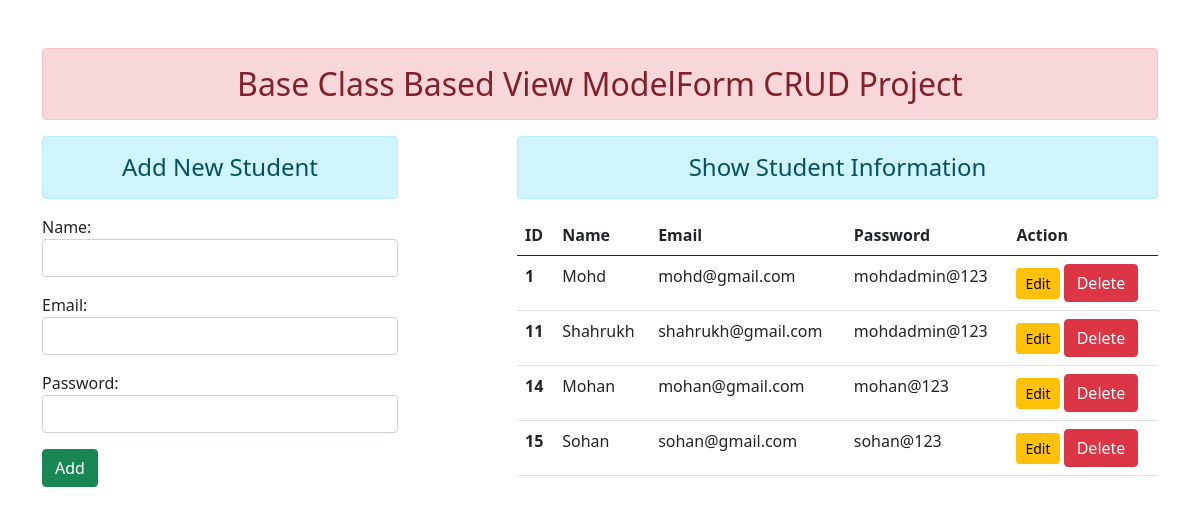
The page / on the database its author committed.
### enroll/models.py (models this page shows)
class User(models.Model):
    name = models.CharField(max_length=100)
    email = models.EmailField(max_length=100)
    password = models.CharField(max_length=100)

### enroll/views.py (the view, shortened to what this page needs)
# urls.py: path('', views.UserAddShowView.as_view(), name="addandshow"),
class UserAddShowView(TemplateView):
    template_name = 'enroll/addandshow.html'
    def get_context_data(self, *args, **kwargs):
        context = super().get_context_data(**kwargs)
        fm = StudentRegistration()
        stud = User.objects.all()
        context = {'stu':stud, 'form':fm}
        return context

### enroll/form.py
class StudentRegistration(forms.ModelForm):
    class Meta:
        model = User
        fields = ['name', 'email', 'password']
        widgets = {
            'name':forms.TextInput(attrs={'class':'form-control'}),
            'email':forms.EmailInput(attrs={'class':'form-control'}),
            'password':forms.PasswordInput(render_value=True, attrs={'class':'form-control'}),
        }

### enroll/templates/enroll/addandshow.html (shortened to what this page needs)
{% extends 'enroll/base.html' %}
{% block content %}
<div class="row">
    <div class="col-sm-4">
       <h4 class="text-center alert alert-info">Add New Student</h4>
       <form action="" method="POST">
            {{form.as_p}}
            <input type="submit" class="btn btn-success" value="Add">
       </form>
    </div>
    <div class="col-sm-7 offset-1">
    <h4 class="text-center alert alert-info">Show Student Information</h4>
    {% if stu %}
        <table class="table table-hover">
            <thead>
                <tr>
                    <th scope="col">ID</th>
                    <th scope="col">Name</th>
                    <th scope="col">Email</th>
                    <th scope="col">Password</th>
                    <th scope="col">Action</th>
                </tr>
            </thead>
            <tbody>
            {% for st in stu %}
                <tr>
                    <th scope="row">{{st.id}}</th>
                    <td>{{st.name}}</td>
                    <td>{{st.email}}</td>
                    <td>{{st.password}}</td>
                    <td>
                    <a href="{% url 'updatedata' st.id %}" class="btn btn-warning btn-sm">Edit</a>
                    <form action="{% url 'deletedata' st.id %}" method="POST", class="d-inline">
                        <input type="submit" class="btn btn-danger" value="Delete">
                    </form>
                    </td>
                </tr>
            {% endfor %}
            </tbody>
        </table>
    {% else %}
        <h4 class="text-center alert alert-warning">No Records</h4>
    {% endif %}
    </div>
</div>
{% endblock content %}

### enroll/templates/enroll/base.html (shortened to what this page needs)
<!DOCTYPE html>
{% load static %}
<html lang="en">
<head>
    <link rel="stylesheet" href="{% static 'enroll/css/bootstrap.css' %}">
</head>
<body>
    <div class="container mt-5">
    <h2 class="text-center alert alert-danger">Base Class Based View ModelForm CRUD Project</h2>
    {% block content %}{% endblock content %}
    </div>
</body>
</html>

### rows shown on the page
User: id "1", name "Mohd", email "mohd@gmail.com", password "mohdadmin@123"
User: id "11", name "Shahrukh", email "shahrukh@gmail.com", password "mohdadmin@123"
User: id "14", name "Mohan", email "mohan@gmail.com", password "mohan@123"
User: id "15", name "Sohan", email "sohan@gmail.com", password "sohan@123"
